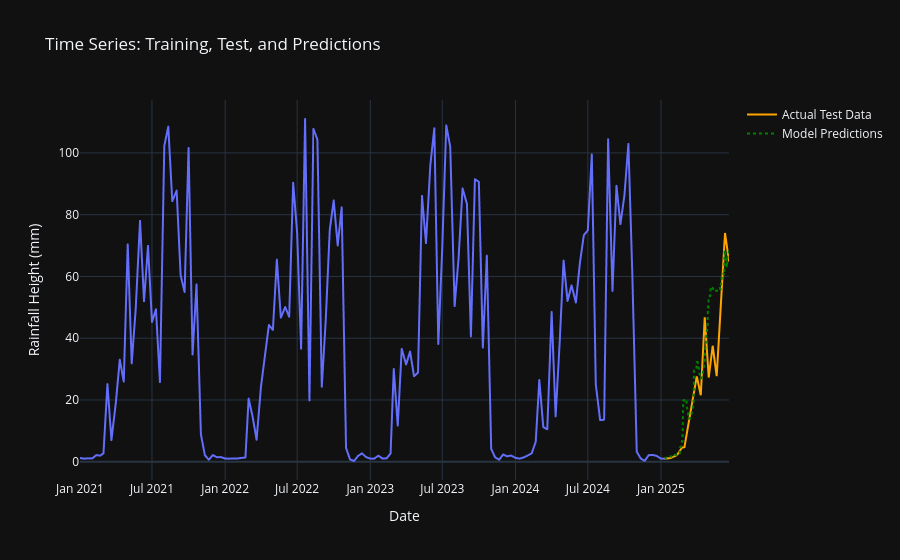

Notebook cell for this chart:
### Code cell
predictions = model.predict(X_test)

import plotly.express as px
import plotly.graph_objects as go # Needed for go.Scatter to add traces


fig = px.line(
    x=df['date'][:len(y_train)],
    y=y_train,
    labels={'x': 'Date', 'y': 'Value'}, # Add labels for clarity
    title='Time Series: Training, Test, and Predictions'
)

# 2. Add the actual test data as a new trace
fig.add_trace(
    go.Scatter(
        x=df['date'][len(y_train):],
        y=y_test,
        mode='lines',
        name='Actual Test Data', # Label for the legend
        line=dict(color='orange') # Optional: customize line color
    )
)

# 3. Add the predictions as another new trace
#    The x-axis for predictions should align with the test data.
fig.add_trace(
    go.Scatter(
        x=df['date'][len(y_train):],
        y=predictions,
        mode='lines',
        name='Model Predictions', # Label for the legend
        line=dict(color='green', dash='dot') # Optional: customize line color and style
    )
)

# Optional: Update layout for better readability
fig.update_layout(
    hovermode="x unified", # Shows all y-values at a given x-point on hover
    xaxis_title="Date",
    yaxis_title="Rainfall Height (mm)",
)

# Show the figure
fig.show()

### Figure 1 — Plotly figure (JSON) as saved in the notebook; plotly's stock layout.template omitted (floating-point values rounded to 4 significant figures; data arrays with more than 128 entries replaced by an {"elided": "..."} marker saying what was removed)
{"data": [{"hovertemplate": "Date=%{x}<br>Value=%{y}<extra></extra>", "legendgroup": "", "line": {"color": "#636efa", "dash": "solid"}, "marker": {"symbol": "circle"}, "mode": "lines", "name": "", "showlegend": false, "type": "scattergl", "x": {"elided": "1469 str values"}, "xaxis": "x", "y": {"elided": "1469 float values"}, "yaxis": "y"}, {"line": {"color": "orange"}, "mode": "lines", "name": "Actual Test Data", "type": "scatter", "x": {"elided": "164 str values"}, "y": {"elided": "164 float values"}}, {"line": {"color": "green", "dash": "dot"}, "mode": "lines", "name": "Model Predictions", "type": "scatter", "x": {"elided": "164 str values"}, "y": {"elided": "164 float values"}}], "layout": {"hovermode": "x unified", "legend": {"tracegroupgap": 0}, "title": {"text": "Time Series: Training, Test, and Predictions"}, "xaxis": {"anchor": "y", "domain": [0, 1], "title": {"text": "Date"}}, "yaxis": {"anchor": "x", "domain": [0, 1], "title": {"text": "Rainfall Height (mm)"}}}}
